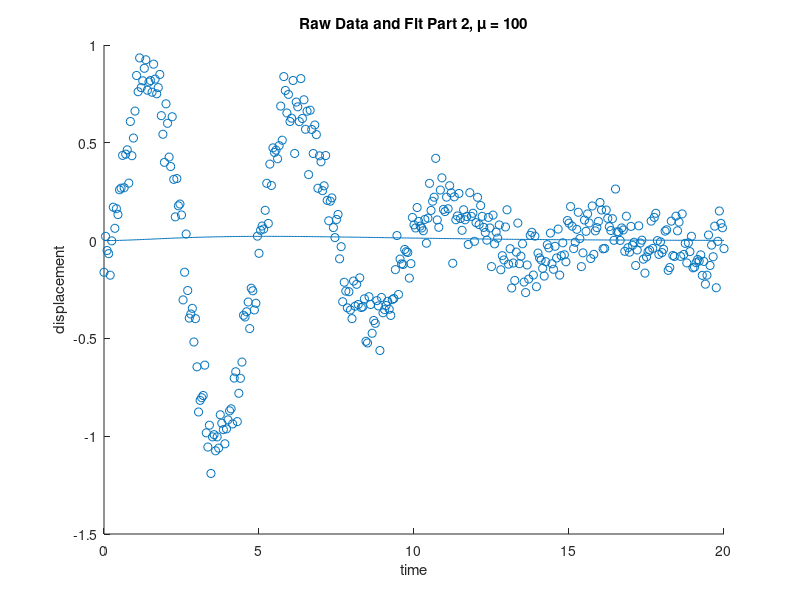

The MATLAB script that drew this image:
%% Prob 1 pt2 conservative mu = 100

clear all 
close all

[t, y] = textread('Problem1_TExpo_sineData.txt','%f%f','headerlines',1);

alpha = -0.4;
omega = 0.5;
xk = [alpha omega]';

J1 = t.^3 .* exp(alpha .* t) .* sin(omega .* t);
J2 = t.^2 .* exp(alpha .* t) .* cos(omega .* t);


J = [J1 J2];

model = t .* (exp(alpha .* t)) .* (sin(omega) .* t);

residual = y - model;

r2 = residual' * residual;


mu_start = 100;
mu_down = 50;
mu_up = 5;

% mu_rscout = mu_old * mu_up;
% mu_cont = mu_old/mu_down;

mmax = 5;

deltax = inv(J'*J + mu_start.*[1 0; 0 1]) *J' * residual ;
x0 = xk - deltax ;


model2 = t .* (exp(x0(1) .* t)) .* (sin(x0(2)) .* t);
residual2 = y - model2;

r22 = residual2' * residual2;
r22 < r2

alphatot = [xk(1) x0(1)];
omegatot = [xk(2) x0(2)];


mu = 0.1/50;

mtot = [1];
mutot = [mu_start mu];
rtotv = [r2 r22];
%% mu 1e+05
disp('Conservative mu 1e+05')
alpha = -0.4;
omega = 0.5;
xk = [alpha omega]';

J1 = t.^3 .* exp(alpha .* t) .* sin(omega .* t);
J2 = t.^2 .* exp(alpha .* t) .* cos(omega .* t);


J = [J1 J2];

model = t .* (exp(alpha .* t)) .* (sin(omega) .* t);

residual = y - model;

r2 = residual' * residual;


mu_start = 1e+05;
mu_down = 50;
mu_up = 5;

% mu_rscout = mu_old * mu_up;
% mu_cont = mu_old/mu_down;

mmax = 5;

deltax = inv(J'*J + mu_start.*[1 0; 0 1]) *J' * residual ;
x0 = xk - deltax ;


model2 = t .* (exp(x0(1) .* t)) .* (sin(x0(2)) .* t);
residual2 = y - model2;

r22 = residual2' * residual2;
r22 < r2

alphatot = [xk(1) x0(1)];
omegatot = [xk(2) x0(2)];


mu = 0.1/50;


%% Iteration 2
r2_it = 1000000000000000;
r2_baseline = r22;
m = 1;
while r2_it > r2_baseline
    
    
    Ja1 = t.^3 .* exp(alphatot(2) .* t) .* sin(omegatot(2) .* t);
    Ja2 = t.^2 .* exp(alphatot(2) .* t) .* cos(omegatot(2) .* t);
    Ja = [Ja1 Ja2];
      
    deltaxa = inv(J'*J + mu.*[1 0; 0 1]) *J' * residual2;

    x1a = x0 - deltaxa;
    
    model3a = t .* (exp(x1a(1) .* t)) .* (sin(x1a(2)) .* t);
    
    residual3a = y - model3a;

    r2_it = residual3a' * residual3a;
   
    
   
    
    if r2_it > r2_baseline
        mu = mu * mu_up;
    end
     m = m+1
end
    alphatota = [alphatot x1a(1)];
    omegatota = [omegatot x1a(2)];
    
if r2_it < r2_baseline
    mu = mu/mu_down;
else
    mu = mu;
end

mutot = [mutot mu];
mtot = [mtot m];
rtotv = [rtotv r2_it];
disp('Iteration 2')
m
mu
r2_it
disp('Next Iteration')

%% Iteration 3
    
r3_it = 1000000000000000;
r2_baseline = r2_it;
m = 1;

while r3_it > r2_baseline || m == 5
    
    
    Ja1 = t.^3 .* exp(alphatota(3) .* t) .* sin(omegatota(3) .* t);
    Ja2 = t.^2 .* exp(alphatota(3) .* t) .* cos(omegatota(3) .* t);
    Ja = [Ja1 Ja2];
      
    deltaxa = inv(J'*J + mu.*[1 0; 0 1]) *J' * residual3a;

    x2a = x1a - deltaxa;
    
    model4a = t .* (exp(x2a(1) .* t)) .* (sin(x2a(2)) .* t);
    
    residual4a = y - model4a;

    r3_it = residual4a' * residual4a; 
    
   
    
    if r3_it > r2_baseline
        mu = mu * mu_up;
    end
     m = m+1
end
    alphatota = [alphatota x2a(1)];
    omegatota = [omegatota x2a(2)];
    
if r3_it < r2_baseline
    mu = mu/mu_down;
else
    mu = mu;
end

mutot = [mutot mu];
mtot = [mtot m];
rtotv = [rtotv r3_it];
disp('Iteration 3')
m
mu
r3_it
disp('Next Iteration')

%% Iteration 4
    
r4_it = 1000000000000000;
r3_baseline = r3_it;
m = 1;

while r4_it > r3_baseline
    
    
    Ja1 = t.^3 .* exp(alphatota(4) .* t) .* sin(omegatota(4) .* t);
    Ja2 = t.^2 .* exp(alphatota(4) .* t) .* cos(omegatota(4) .* t);
    Ja = [Ja1 Ja2];
      
    deltaxa = inv(J'*J + mu.*[1 0; 0 1]) *J' * residual4a;

    x3a = x2a - deltaxa;
    
    model5a = t .* (exp(x3a(1) .* t)) .* (sin(x3a(2)) .* t);
    
    residual5a = y - model5a;

    r4_it = residual5a' * residual5a; 
    
   
    
    if r4_it > r3_baseline
        mu = mu * mu_up;
    end
    
     m = m+1
    if m == 5
        break
    end
end
    alphatota = [alphatota x3a(1)];
    omegatota = [omegatota x3a(2)];
    
if r4_it < r3_baseline
    mu = mu/mu_down;
else
    mu = mu;
end

mutot = [mutot mu];
mtot = [mtot m];
rtotv = [rtotv r4_it];
disp('Iteration 4')
m
mu
r4_it
disp('Next Iteration')


%% Iteration 5


r5_it = 1000000000000000;
r4_baseline = r4_it;
m = 1;

while r5_it > r4_baseline
    
    
    Ja1 = t.^3 .* exp(alphatota(5) .* t) .* sin(omegatota(5) .* t);
    Ja2 = t.^2 .* exp(alphatota(5) .* t) .* cos(omegatota(5) .* t);
    Ja = [Ja1 Ja2];
      
    deltaxa = inv(J'*J + mu.*[1 0; 0 1]) *J' * residual5a;

    x4a = x3a - deltaxa;
    
    model6a = t .* (exp(x4a(1) .* t)) .* (sin(x4a(2)) .* t);
    
    residual6a = y - model6a;

    r5_it = residual6a' * residual6a; 
    
   
    
    if r5_it > r4_baseline
        mu = mu * mu_up;
    end
    
     m = m+1
    if m == 5
        break
    end
end
    alphatota = [alphatota x4a(1)];
    omegatota = [omegatota x4a(2)];
    
if r5_it < r4_baseline
    mu = mu/mu_down;
else
    mu = mu;
end

mutot = [mutot mu];
mtot = [mtot m];
rtotv = [rtotv r5_it];
disp('Iteration 5')
m
mu
r5_it
disp('Next Iteration')

%% Iteration 6


r6_it = 1000000000000000;
r5_baseline = r5_it;
m = 1;

while r6_it > r5_baseline
    
    
    Ja1 = t.^3 .* exp(alphatota(6) .* t) .* sin(omegatota(6) .* t);
    Ja2 = t.^2 .* exp(alphatota(6) .* t) .* cos(omegatota(6) .* t);
    Ja = [Ja1 Ja2];
      
    deltaxa = inv(J'*J + mu.*[1 0; 0 1]) *J' * residual6a;

    x5a = x4a - deltaxa;
    
    model7a = t .* (exp(x5a(1) .* t)) .* (sin(x5a(2)) .* t);
    
    residual7a = y - model7a;

    r6_it = residual7a' * residual7a; 
    
   
    
    if r6_it > r5_baseline
        mu = mu * mu_up;
    end
    
     m = m+1
    if m == 5
        break
    end
end
    alphatota = [alphatota x5a(1)];
    omegatota = [omegatota x5a(2)];
    
if r6_it < r5_baseline
    mu = mu/mu_down;
else
    mu = mu;
end

mutot = [mutot mu];
mtot = [mtot m];
rtotv = [rtotv r6_it];
disp('Iteration 6')
m
mu
r6_it
disp('Next Iteration')

%% Iteration 7


r7_it = 1000000000000000;
r6_baseline = r6_it;
m = 1;

while r7_it > r6_baseline
    
    
    Ja1 = t.^3 .* exp(alphatota(7) .* t) .* sin(omegatota(7) .* t);
    Ja2 = t.^2 .* exp(alphatota(7) .* t) .* cos(omegatota(7) .* t);
    Ja = [Ja1 Ja2];
      
    deltaxa = inv(J'*J + mu.*[1 0; 0 1]) *J' * residual7a;

    x6a = x5a - deltaxa;
    
    model8a = t .* (exp(x6a(1) .* t)) .* (sin(x6a(2)) .* t);
    
    residual8a = y - model8a;

    r7_it = residual8a' * residual8a; 
    
   
    
    if r7_it > r6_baseline
        mu = mu * mu_up;
    end
    
     m = m+1
    if m == 5
        break
    end
end
    alphatota = [alphatota x6a(1)];
    omegatota = [omegatota x6a(2)];
    
if r7_it < r6_baseline
    mu = mu/mu_down;
else
    mu = mu;
end

mutot = [mutot mu];
mtot = [mtot m];
rtotv = [rtotv r7_it];
disp('Iteration 7')
m
mu
r7_it
disp('Next Iteration')

%% Iteration 8


r8_it = 1000000000000000;
r7_baseline = r7_it;
m = 1;

while r8_it > r7_baseline
    
    
    Ja1 = t.^3 .* exp(alphatota(8) .* t) .* sin(omegatota(8) .* t);
    Ja2 = t.^2 .* exp(alphatota(8) .* t) .* cos(omegatota(8) .* t);
    Ja = [Ja1 Ja2];
      
    deltaxa = inv(J'*J + mu.*[1 0; 0 1]) *J' * residual8a;

    x7a = x6a - deltaxa;
    
    model9a = t .* (exp(x7a(1) .* t)) .* (sin(x7a(2)) .* t);
    
    residual9a = y - model9a;

    r8_it = residual9a' * residual9a; 
    
   
    
    if r8_it > r7_baseline
        mu = mu * mu_up;
    end
    
     m = m+1
    if m == 5
        break
    end
end
    alphatota = [alphatota x7a(1)];
    omegatota = [omegatota x7a(2)];
    
if r8_it < r7_baseline
    mu = mu/mu_down;
else
    mu = mu;
end

mutot = [mutot mu];
mtot = [mtot m];
rtotv = [rtotv r8_it];
disp('Iteration 8')
m
mu
r8_it
disp('Next Iteration')

%% Iteration 9


r9_it = 1000000000000000;
r8_baseline = r8_it;
m = 1;

while r9_it > r8_baseline
    
    
    Ja1 = t.^3 .* exp(alphatota(9) .* t) .* sin(omegatota(9) .* t);
    Ja2 = t.^2 .* exp(alphatota(9) .* t) .* cos(omegatota(9) .* t);
    Ja = [Ja1 Ja2];
      
    deltaxa = inv(J'*J + mu.*[1 0; 0 1]) *J' * residual9a;

    x8a = x7a - deltaxa;
    
    model10a = t .* (exp(x8a(1) .* t)) .* (sin(x8a(2)) .* t);
    
    residual10a = y - model10a;

    r9_it = residual10a' * residual10a; 
    
   
    
    if r9_it > r8_baseline
        mu = mu * mu_up;
    end
    
     m = m+1
    if m == 5
        break
    end
end
    alphatota = [alphatota x8a(1)];
    omegatota = [omegatota x8a(2)];
    
if r9_it < r8_baseline
    mu = mu/mu_down;
else
    mu = mu;
end

mutot = [mutot mu];
mtot = [mtot m];
rtotv = [rtotv r9_it];
disp('Iteration 9')
m
mu
r9_it
disp('Next Iteration')


%% Iteration 10


r10_it = 1000000000000000000;
r9_baseline = r9_it;
m = 1;

while r10_it > r9_baseline
    
    
    Ja1 = t.^3 .* exp(alphatota(10) .* t) .* sin(omegatota(10) .* t);
    Ja2 = t.^2 .* exp(alphatota(10) .* t) .* cos(omegatota(10) .* t);
    Ja = [Ja1 Ja2];
      
    deltaxa = inv(J'*J + mu.*[1 0; 0 1]) *J' * residual10a;

    x9a = x8a - deltaxa;
    
    model11a = t .* (exp(x8a(1) .* t)) .* (sin(x8a(2)) .* t);
    
    residual11a = y - model11a;

    r10_it = residual11a' * residual11a; 
    
   
    
    if r10_it > r9_baseline
        mu = mu * mu_up;
    end
    
     m = m+1
    if m == 5
        break
    end
end
    alphatota = [alphatota x9a(1)];
    omegatota = [omegatota x9a(2)];
    
if r10_it < r9_baseline
    mu = mu/mu_down;
else
    mu = mu;
end
mutot = [mutot mu];
mtot = [mtot m];
rtotv = [rtotv r10_it];
disp('Iteration 10')
m
mu
r10_it
disp('Next Iteration')

% disp('Required 10 iterations to find final values')


f2 = figure('Name', 'Part 2 Plot over scatter, mu = 100');

scatter(t,y)
hold on
plot(t, model10a)
title('Raw Data and Fit Part 2, \mu = 100')
xlabel('time')
ylabel('displacement')

%% Echoing outputs for diary
diary vjprob1pt2_groupB.txt

echo on

mutot
mtot
rtotv
alphatota
omegatota

echo off